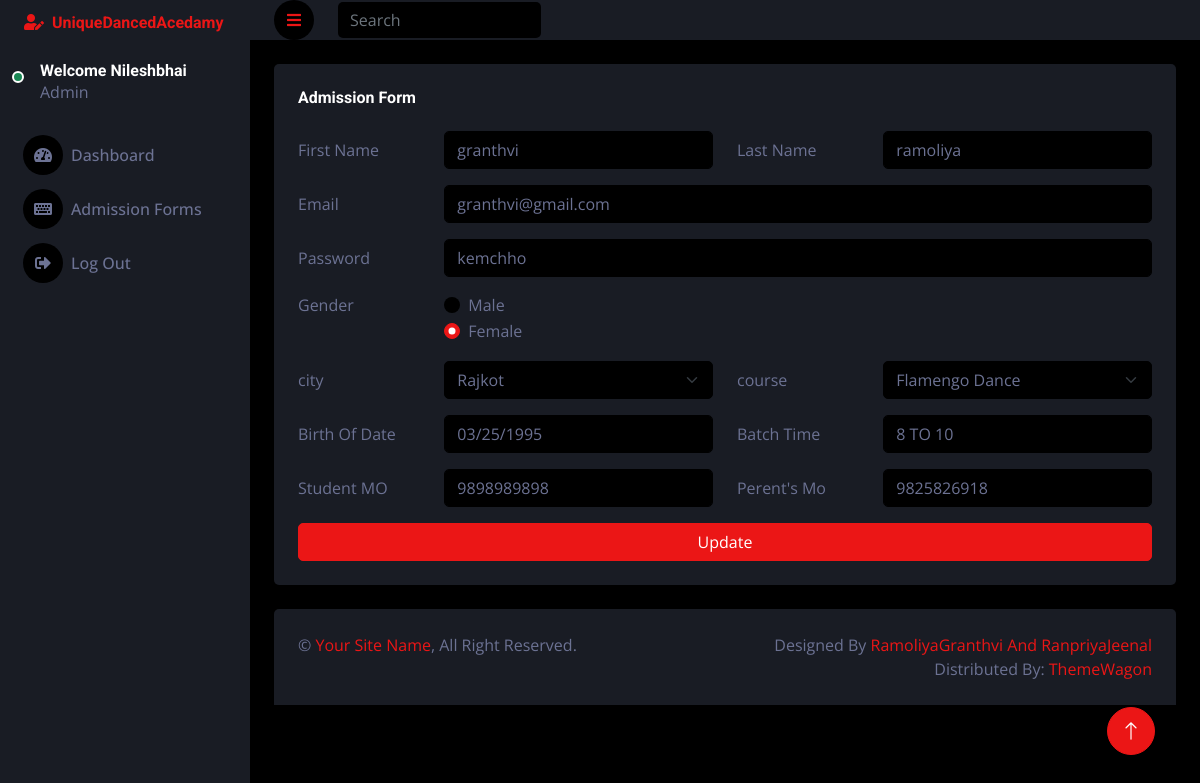
The page /admin/update.php?id=4 (signed in) on the database its author committed.
### tables this page shows
CREATE TABLE `admissionform` (
  `id` int(11) NOT NULL,
  `firstname` varchar(200) NOT NULL,
  `lastname` varchar(200) NOT NULL,
  `email` varchar(200) NOT NULL,
  `pass` varchar(200) NOT NULL,
  `gender` varchar(200) NOT NULL,
  `city` varchar(200) NOT NULL,
  `birthdate` varchar(200) NOT NULL,
  `studentmo` varchar(200) NOT NULL,
  `course` varchar(200) NOT NULL,
  `batchtime` varchar(200) NOT NULL,
  `perentsmo` varchar(200) NOT NULL
);

### admin/update.php (the view, shortened to what this page needs)
<?php
    include 'header.php';
    include 'config.php';
        ?>
        <?php
    if(isset($_GET['id']))
    {
        $uid = $_GET['id'];
        $sql = "SELECT * FROM admissionform WHERE id=$uid";
        $result = mysqli_query($conn, $sql);
        if(mysqli_num_rows($result)>0)
        {
            while($row = mysqli_fetch_assoc($result))
            {
                $fn = $row['firstname'];
                $ln = $row['lastname'];
                $em = $row['email'];
                $psw = $row['pass'];
                $gender = $row['gender'];
                $city = $row['city'];
                $dob = $row['birthdate'];
                $stdno = $row['studentmo'];
                $batchtime = $row['batchtime'];
                $pno = $row['perentsmo'];
        	}
      	}
    }
?>
<div class="container-fluid pt-4 px-4">
    <div class="row g-4">
        <div class="col-sm-12 col-xl-12">
            <div class="bg-secondary rounded h-100 p-4">
                <h6 class="mb-4">Admission Form</h6>
                    <form method="POST">
                        <div class="row mb-3">
                            <label for="inputfName3" class="col-sm-2 col-form-label" >First Name</label>
                                <div class="col-sm-4">
                                    <input type="text" name="firstname" class="form-control" value="<?php echo $fn; ?>" id="inputfName3">
                                </div>
                                <label for="inputlName3" class="col-sm-2 col-form-label">Last Name</label>
                                <div class="col-sm-4">
                                    <input type="text" name="lastname" class="form-control" value="<?php echo $ln; ?>" id="inputlName3">
                                </div>
                        </div>
                        <div class="row mb-3">
                            <label for="inputEmail3" class="col-sm-2 col-form-label">Email</label>
                                <div class="col-sm-10">
                                    <input type="email" name="email" class="form-control"  value="<?php echo $em; ?>" id="inputEmail3">
                                </div>
                        </div>
                        <div class="row mb-3">
                            <label for="inputPassword3" class="col-sm-2 col-form-label">Password</label>
                            <div class="col-sm-10">
                                <input type="text" name="pass" class="form-control" id="inputPassword3" value="<?php echo $psw; ?>">
                            </div>
                        </div>
                        <fieldset class="row mb-3">
                            <legend class="col-form-label col-sm-2 pt-0">Gender</legend>
                            <div class="col-sm-10">
                                <div class="form-check">
                                    <input class="form-check-input" type="radio" name="gender"
                                        id="gridRadios1" value="Male" value="Male" <?php if($gender == 'Male'){ echo "checked"; } ?>>
                                    <label class="form-check-label" for="gridRadios1">
                                        Male
                                    </label>
                                </div>
                                <div class="form-check">
                                    <input class="form-check-input" type="radio" name="gender"
                                        id="gridRadios2" value="Female" value="Female" <?php if($gender == 'Female'){ echo "checked"; } ?>>
                                    <label class="form-check-label" for="gridRadios2">
                                        Female
                                    </label>
                                </div>
                            </div>
                        </fieldset>
                        <div class="row mb-3">
                            <label for="inputfName3"  class="col-sm-2 col-form-label">city</label>
                            <div class="col-sm-4">
                                <select class="form-select" aria-label="Default select example" value="<?php echo $city; ?>" name="city">
                                    <option value="Rajkot"<?php if($city == 'Rajkot'){echo "selected";} ?>>Rajkot</option>
                                </select>
                            </div>
                            <label for="inputfName4"  class="col-sm-2 col-form-label">course</label>
                            <div class="col-sm-4">
                                    <select class="form-select" aria-label="Default select example" value="<?php echo $city; ?>" name="course">
                                    <option value="Flamengo Dance"<?php if($city == 'Flamengo Dance'){echo "selected";} ?>>Flamengo Dance</option>
                                </select>
                                </div>
                            </div>
                            <div class="row mb-3">
                                <label for="inputfName3" class="col-sm-2 col-form-label">Birth Of Date</label>
                                <div class="col-sm-4">
                                    <input type="date" name="birthdate" class="form-control" value="<?php echo $dob; ?>" id="inputfName3">
                                </div>
                                <label for="inputlName3" class="col-sm-2 col-form-label">Batch Time</label>
                                <div class="col-sm-4">
                                    <input type="text" name="batchtime" class="form-control" value="<?php echo $batchtime; ?>" id="inputlName3">
                                </div>
                            </div>
                            <div class="row mb-3">
                                <label for="inputfName3" class="col-sm-2 col-form-label">Student MO</label>
                                <div class="col-sm-4">
                                    <input type="contact" name="studentmo" class="form-control" value="<?php echo $stdno; ?>" id="inputfName3">
                                </div>
                                <label for="inputlName3" class="col-sm-2 col-form-label">Perent's Mo</label>
                                <div class="col-sm-4">
                                    <input type="contact" name="perentsmo" class="form-control" value="<?php echo $pno; ?>" id="inputlName3">
                                </div>
                            </div>
                                <button type="submit" name="update" class="btn btn-primary" style="width: 100%;">Update</button>
                    </form>
            </div>
        </div>
    </div>
</div>
<?php
    include 'footer.php';
?>

### admin/css/style.css (style rules this page uses)
:root { --primary: #EB1616; --secondary: #191C24; --light: #6C7293; --dark: #000000; }
.btn { transition: .5s; }

### rows shown on the page
admissionform: firstname "granthvi", lastname "ramoliya", email "granthvi@gmail.com", pass "kemchho", gender "☐ Male", gender "☑ Female", city "Rajkot", course "Flamengo Dance", birthdate "03/25/1995", batchtime "8 TO 10", studentmo "9898989898", perentsmo "9825826918"

### other values the page prints
$_SESSION['username'] "Nileshbhai"
